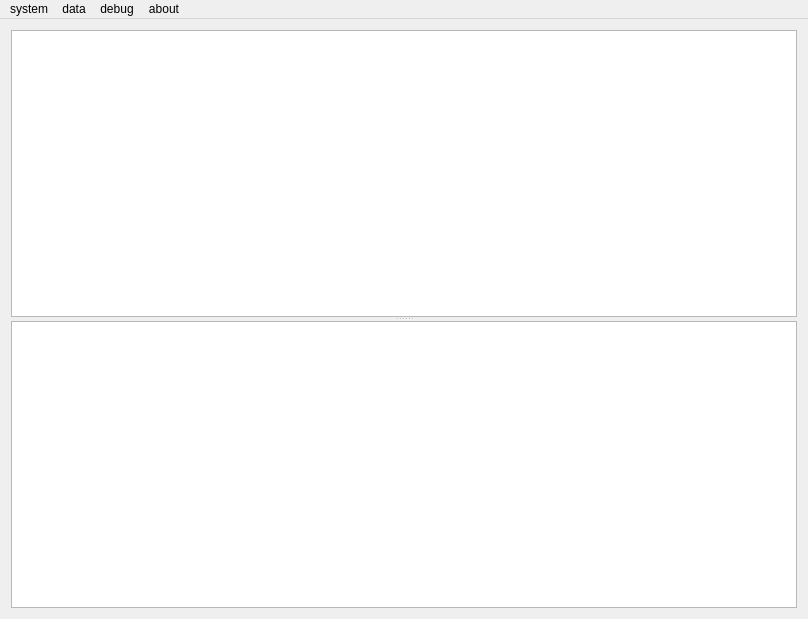
<?xml version="1.0" encoding="UTF-8"?>
<ui version="4.0">
 <class>MainWindow</class>
 <widget class="QMainWindow" name="MainWindow">
  <property name="geometry">
   <rect>
    <x>0</x>
    <y>0</y>
    <width>808</width>
    <height>619</height>
   </rect>
  </property>
  <property name="sizePolicy">
   <sizepolicy hsizetype="Expanding" vsizetype="Expanding">
    <horstretch>0</horstretch>
    <verstretch>0</verstretch>
   </sizepolicy>
  </property>
  <property name="windowTitle">
   <string>MainWindow</string>
  </property>
  <widget class="QWidget" name="centralWidget">
   <property name="sizePolicy">
    <sizepolicy hsizetype="Expanding" vsizetype="Expanding">
     <horstretch>0</horstretch>
     <verstretch>0</verstretch>
    </sizepolicy>
   </property>
   <layout class="QVBoxLayout" name="verticalLayout">
    <item>
     <widget class="QSplitter" name="splitter">
      <property name="orientation">
       <enum>Qt::Vertical</enum>
      </property>
      <widget class="QTableWidget" name="tableWidget">
       <property name="rowCount">
        <number>0</number>
       </property>
      </widget>
      <widget class="QListWidget" name="listWidget"/>
     </widget>
    </item>
   </layout>
  </widget>
  <widget class="QMenuBar" name="menuBar">
   <property name="geometry">
    <rect>
     <x>0</x>
     <y>0</y>
     <width>808</width>
     <height>23</height>
    </rect>
   </property>
   <widget class="QMenu" name="menuSystem">
    <property name="title">
     <string>system</string>
    </property>
    <addaction name="actionStart"/>
    <addaction name="actionStop"/>
    <addaction name="separator"/>
    <addaction name="actionConfig"/>
    <addaction name="separator"/>
    <addaction name="actionQuit"/>
   </widget>
   <widget class="QMenu" name="menuAbout">
    <property name="title">
     <string>about</string>
    </property>
    <addaction name="actionVersion"/>
    <addaction name="separator"/>
   </widget>
   <widget class="QMenu" name="menuData">
    <property name="title">
     <string>data</string>
    </property>
    <addaction name="actionHistory"/>
   </widget>
   <widget class="QMenu" name="menuDebug">
    <property name="title">
     <string>debug</string>
    </property>
    <addaction name="actionInvalidParamCrash"/>
    <addaction name="actionPureCallCrash"/>
    <addaction name="actionDerefZeroCrash"/>
   </widget>
   <addaction name="menuSystem"/>
   <addaction name="menuData"/>
   <addaction name="menuDebug"/>
   <addaction name="menuAbout"/>
  </widget>
  <action name="actionConfig">
   <property name="text">
    <string>config...</string>
   </property>
  </action>
  <action name="actionStart">
   <property name="enabled">
    <bool>true</bool>
   </property>
   <property name="text">
    <string>start...</string>
   </property>
  </action>
  <action name="actionStop">
   <property name="enabled">
    <bool>false</bool>
   </property>
   <property name="text">
    <string>stop</string>
   </property>
  </action>
  <action name="actionVersion">
   <property name="text">
    <string>version</string>
   </property>
  </action>
  <action name="actionQuit">
   <property name="text">
    <string>quit</string>
   </property>
  </action>
  <action name="actionInvalidParamCrash">
   <property name="text">
    <string>InvalidParamCrash</string>
   </property>
  </action>
  <action name="actionPureCallCrash">
   <property name="text">
    <string>PureCallCrash</string>
   </property>
  </action>
  <action name="actionDerefZeroCrash">
   <property name="text">
    <string>DerefZeroCrash</string>
   </property>
  </action>
  <action name="actionHistory">
   <property name="text">
    <string>history</string>
   </property>
  </action>
 </widget>
 <layoutdefault spacing="6" margin="11"/>
 <resources/>
 <connections/>
</ui>
